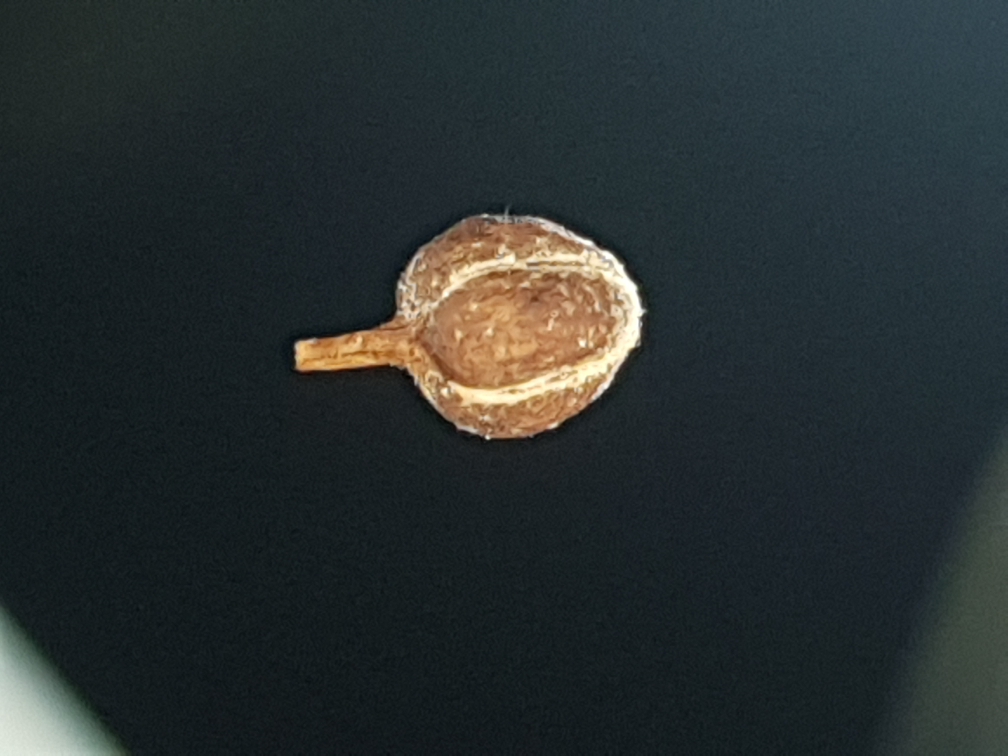
#> input picture images_example/1.jpg, 4032 x 3024 px (shown at 1/4 size); its folder holds 4 pictures in this run
$ python script_thesis.py   (older library calls are emulated)
#> lines starting #> are read from the running program, lines starting #| are printed output that depends on the picture

"""
Created on Sun Apr 26 23:36:59 2020

@author: HashiramaYaburi
"""


import cv2
import numpy as np
from math import radians
from math import sqrt
import PIL.ExifTags
import PIL.Image
from mpmath import cot
from matplotlib import pyplot as plt
from scipy.signal import convolve2d
from skimage import img_as_ubyte
import open3d as o3d
from open3d import *


def Kuwahara(original, winsize):
    image = original.copy()
    # make sure original is a numpy array
    #image = original.astype(np.float64)
    plt.imshow(image, interpolation='nearest')
    plt.show()
    # make sure window size is correct
    if winsize % 2 != 1:
        raise Exception(
            "Invalid winsize %s: winsize must follow formula: w = 4*n+1." % winsize)

    # Build subwindows
    tmpAvgKerRow = np.hstack(
        (np.ones((1, (winsize-1)//2+1)), np.zeros((1, (winsize-1)//2))))
    tmpPadder = np.zeros((1, winsize), dtype=int)
    tmpavgker = np.tile(tmpAvgKerRow, ((winsize-1)//2 + 1, 1))
    tmpavgker = np.vstack((tmpavgker, np.tile(tmpPadder, ((winsize-1)//2, 1))))
    tmpavgker = tmpavgker/np.sum(tmpavgker)

    # tmpavgker is a 'north-west' subwindow (marked as 'a' above)
    # we build a vector of convolution kernels for computing average and
    # variance
    avgker = np.empty((4, winsize, winsize))  # make an empty vector of arrays
    avgker[0] = tmpavgker			# North-west (a)
    avgker[1] = np.fliplr(tmpavgker)  # North-east (b)
    avgker[3] = np.flipud(tmpavgker)  # South-west (c)
    avgker[2] = np.fliplr(avgker[3])  # South-east (d)

    # Create a pixel-by-pixel square of the image
    squaredImg = image**2

    # preallocate these arrays to make it apparently %15 faster
    avgs = np.zeros([4, image.shape[0], image.shape[1]])
    stddevs = np.zeros([4, image.shape[0], image.shape[1]])

    # Calculation of averages and variances on subwindows
    for k in range(4):
        avgs[k] = convolve2d(image, avgker[k], mode='same')
        stddevs[k] = convolve2d(squaredImg, avgker[k], mode='same')
        stddevs[k] = stddevs[k] - avgs[k]**2

    # Choice of index with minimum variance
    # returns index of subwindow with smallest variance
    indices = np.argmin(stddevs, axis=0)

    # print(indices)

    # Building the filtered image (with nested for loops)
    filtered = np.zeros(original.shape)
    for row in range(original.shape[0]):
        for col in range(original.shape[1]):
            filtered[row, col] = avgs[indices[row, col], row, col]

    return filtered

# Function to create point cloud file


# [19 lines left out: function create_output, not called in this run]


def drawlines(img1, img2, lines, pts1, pts2):
    ''' img1 - image on which we draw the epilines for the points in img2
        lines - corresponding epilines '''
    r, c = img1.shape
    img1 = cv2.cvtColor(img1, cv2.COLOR_GRAY2BGR)
    img2 = cv2.cvtColor(img2, cv2.COLOR_GRAY2BGR)
    for r, pt1, pt2 in zip(lines, pts1, pts2):
        color = tuple(np.random.randint(0, 255, 3).tolist())
        x0, y0 = map(int, [0, -r[2]/r[1]])
        x1, y1 = map(int, [c, -(r[2]+r[0]*c)/r[1]])
        img1 = cv2.line(img1, (x0, y0), (x1, y1), color, 1)
        img1 = cv2.circle(img1, tuple(pt1), 5, color, -1)
        img2 = cv2.circle(img2, tuple(pt2), 5, color, -1)
    return img1, img2


# Function to create point cloud file
# [31 lines left out: functions pixel_coord_np, create_output, not called in this run]

#== Parameters =======================================================================
BLUR = 21
CANNY_THRESH_1 = 10
CANNY_THRESH_2 = 200
MASK_DILATE_ITER = 10
MASK_ERODE_ITER = 10
MASK_COLOR = (0.0,0.0,1.0) # In BGR format
# [46 lines left out: function edge_detection, not called in this run]

window_size = 15
i = 1
count = 1
while i < 7:
    j=i+1
    while j < 7:
        imgL = cv2.imread("./images_example/%d.jpg" % i)  # load left and right images
#> imgL is the input picture: shape (3024, 4032, 3); mean B, G, R 48, 47.5, 40.4
        imgR = cv2.imread("./images_example/%d.jpg" % j)
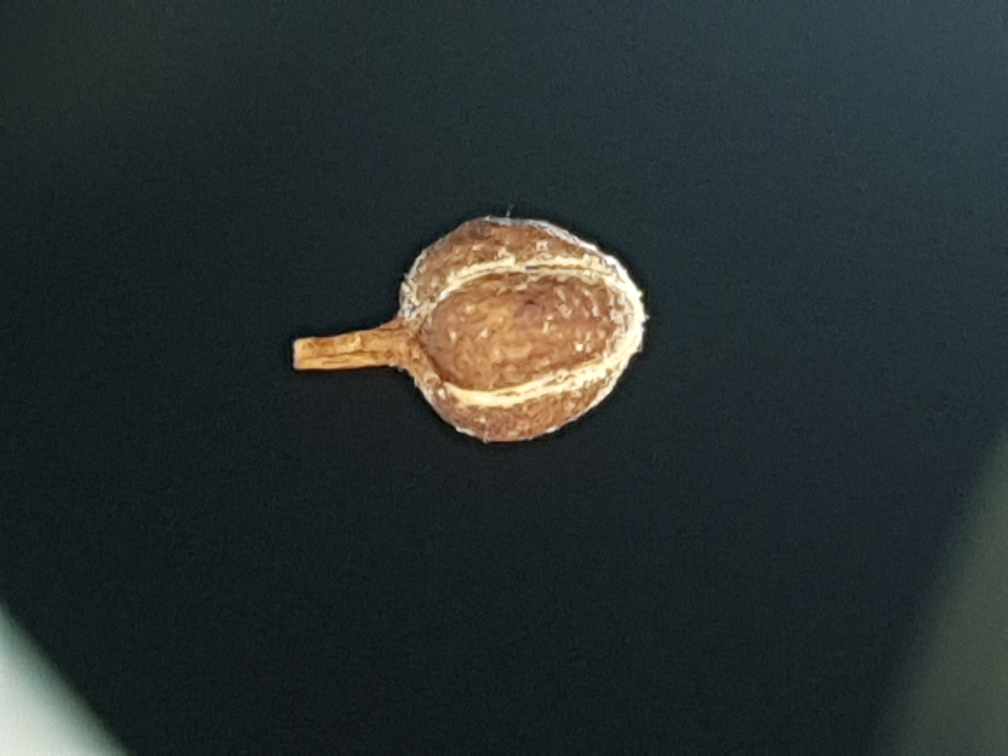
#> input picture images_example/2.jpg, 4032 x 3024 px (shown at 1/4 size)
#> imgR is the input picture: shape (3024, 4032, 3); mean B, G, R 48.4, 48.5, 41.6
        h, w, c = imgL.shape
#> h = 3024; w = 4032; c = 3
        dim = (w//4, h//4)
#> dim = (1008, 756)
        #dim = (w,h)
        # resize image
        resized = cv2.resize(imgL, dim, interpolation=cv2.INTER_AREA)
        colored_resized = cv2.resize(imgL, dim, interpolation=cv2.INTER_AREA)
        gray = cv2.cvtColor(resized, cv2.COLOR_BGR2GRAY)
        filtered = Kuwahara(gray, 3)
#> in Kuwahara, `indices = np.argmin(stddevs, axis=0)`:
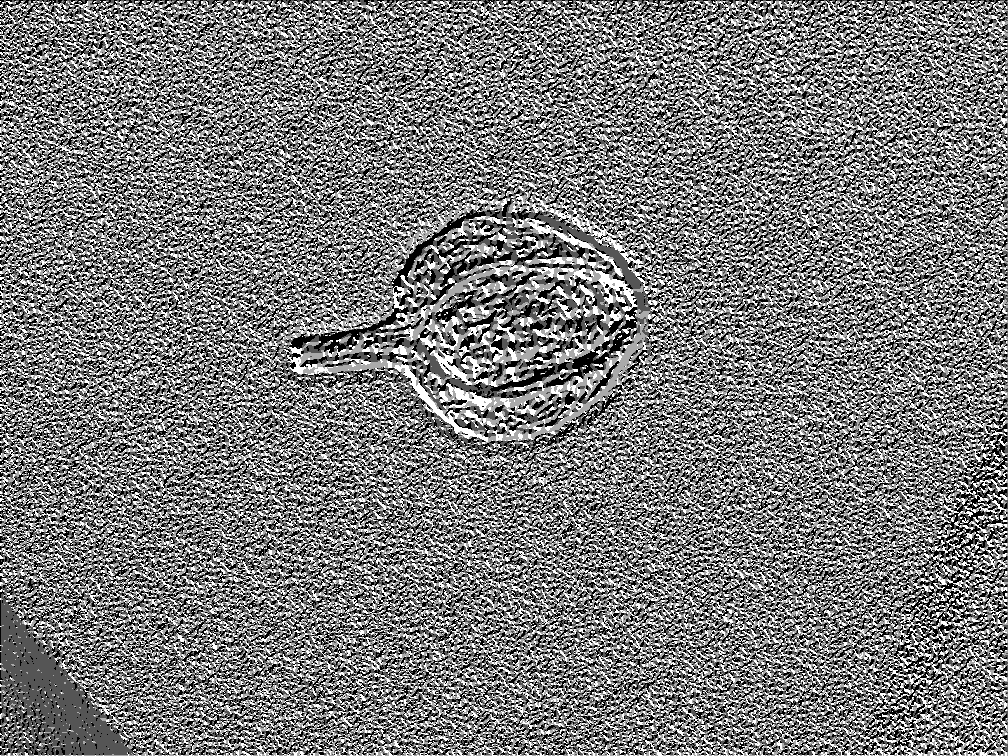
#> indices: shape (756, 1008) int64; min 0, max 3, mean 1.44; drawn with min black and max white
        plt.imshow(filtered, interpolation='nearest')
        plt.show()

        img = cv2.normalize(src=filtered, dst=None, alpha=0,
                            beta=255, norm_type=cv2.NORM_MINMAX, dtype=cv2.CV_8U)

        #img = edge_detection(img)
        orb = cv2.ORB_create(nfeatures=100)
        # Find keypoints and descriptors directly
        keypoints, descriptors = orb.detectAndCompute(img, None)
#> keypoints = 100 keypoints; strongest (x, y, size): (487, 438, 31), (299, 343, 92.6), (297, 344, 111.1), (296, 346, 77.1)
        img_2 = cv2.drawKeypoints(img, keypoints, None)
        plt.imshow(img_2), plt.show()

        # resize image
        resized = cv2.resize(imgR, dim, interpolation=cv2.INTER_AREA)
        gray = cv2.cvtColor(resized, cv2.COLOR_BGR2GRAY)
        filtered = Kuwahara(gray, 3)
        plt.imshow(filtered, interpolation='nearest')
        plt.show()

        img_3 = cv2.normalize(src=filtered, dst=None, alpha=0,
                              beta=255, norm_type=cv2.NORM_MINMAX, dtype=cv2.CV_8U)

        #img_3 = edge_detection(img_3)
        # Find keypoints and descriptors directly
        keypoints2, descriptors2 = orb.detectAndCompute(img_3, None)
#> keypoints2 = 100 keypoints; strongest (x, y, size): (294, 343, 77.1), (641, 292, 44.6), (639, 292, 53.6), (296, 340, 92.6)
        img_4 = cv2.drawKeypoints(img_3, keypoints2, None)
        plt.imshow(img_4),plt.show()

        bf = cv2.BFMatcher(cv2.NORM_HAMMING, crossCheck=True)
        # Match descriptors.
        matches = bf.match(descriptors,descriptors2)
#> matches = 46 matches
        # Sort them in the order of their distance.
        matches = sorted(matches, key = lambda x:x.distance)
        # Draw first 10 matches.
        img_5 = cv2.drawMatches(img_2,keypoints,img_4,keypoints2,matches[:10],None,flags=cv2.DrawMatchesFlags_NOT_DRAW_SINGLE_POINTS)
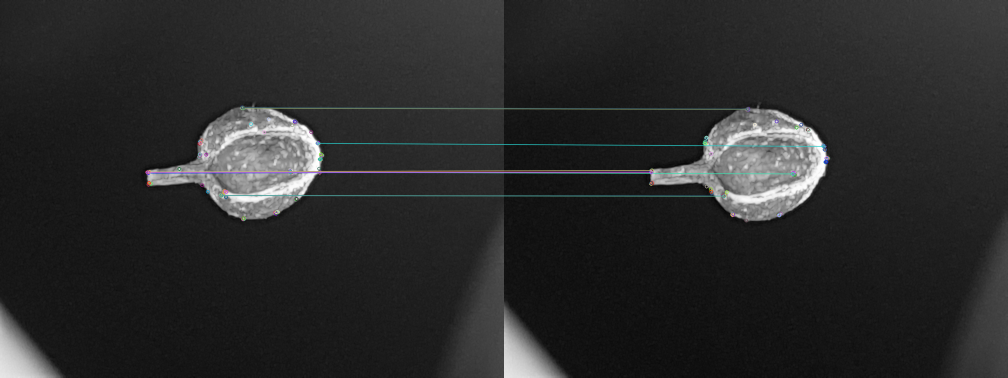
#> img_5: shape (756, 2016, 3) (shown at 1/2 size); mean of channels 0, 1, 2 42.3, 42.2, 41.9; drawn as B, G, R
        plt.imshow(img_5),plt.show()

        img_points1 = []
        img_points2 = []

        # Recuperamos las coordenadas de los puntos en correspondencias:
        for match in matches:
            img_points1.append(keypoints[match.queryIdx].pt)
            img_points2.append(keypoints2[match.trainIdx].pt)
#> this loop made 46 passes
#> after the loop, img_points1 = 46 pairs, first value 293.8 to 644, second value 214.6 to 437.9; img_points2 = 46 pairs, first value 293.6 to 648, second value 217.4 to 440.6

        img_points1 = np.array(img_points1, dtype=np.int32)
#> img_points1 = 46 pairs, first value 293 to 644, second value 214 to 437
        img_points2 = np.array(img_points2, dtype=np.int32)
#> img_points2 = 46 pairs, first value 293 to 648, second value 217 to 440

        F, mask = cv2.findFundamentalMat(img_points1, img_points2, cv2.RANSAC)
#> F = [[1.73e-05, 0.000778, -0.359], [-0.000798, 1.36e-05, 0.264], [0.354, -0.266, 1]]; mask = 46 values, max 1 at index 0, min 0 at index 34, mean 0.913
        print("Fundamental Matrix")
        print(F)
#| [[ 1.73428835e-05  7.78173490e-04 -3.59296744e-01]
#|  [-7.97992649e-04  1.36008967e-05  2.63524463e-01]
#|  [ 3.54329946e-01 -2.65870906e-01  1.00000000e+00]]

        # eliminate outliers
        img_points1 = img_points1[mask.ravel() == 1]
#> img_points1 = 42 pairs, first value 293 to 644, second value 214 to 437
        img_points2 = img_points2[mask.ravel() == 1]
#> img_points2 = 42 pairs, first value 293 to 648, second value 217 to 440

        E, mask = cv2.findEssentialMat(
            img_points1, img_points2, F, method=cv2.RANSAC, prob=0.999, threshold=3.0)
#> E = [[4.31e-10, 1.05e-08, -0.667], [-1.11e-08, 1.65e-10, 0.235], [0.667, -0.235, 5.83e-10]]; mask = 42 values, max 1 at index 0, min 0 at index 37, mean 0.976

        # POSE RECOVERY #
        points, R, t, mask = cv2.recoverPose(E, img_points1, img_points2)
#> points = 28; R = [[1, -0.000628, 6.36e-10], [0.000628, 1, -6.73e-10], [-6.36e-10, 6.74e-10, 1]]; t = [0.332, 0.943, 1.55e-08]; mask = 42 values, max 255 at index 0, min 0 at index 1, mean 170
        #anglesBetweenImages = rotationMatrixToEulerAngles(R)

        print("Essential matrix")
        print(E)
#| [[ 4.30993827e-10  1.04759626e-08 -6.66918419e-01]
#|  [-1.10746811e-08  1.65166446e-10  2.34988982e-01]
#|  [ 6.66770655e-01 -2.35407931e-01  5.82621078e-10]]

        H, status = cv2.findHomography(img_points1, img_points2, cv2.RANSAC, 5.0)
#> H = [[0.976, -0.0232, 11.75], [0.0065, 0.991, -2.23], [-4.16e-05, 1.81e-05, 1]]; status = 42 values, max 1 at index 0, min 0 at index 37, mean 0.976
        H2, status2 = cv2.findHomography(img_points2, img_points1, cv2.RANSAC, 5.0)
#> H2 = [[1.02, 0.0251, -12.13], [-0.00679, 1.01, 2.34], [4.23e-05, -1.56e-05, 1]]; status2 has the same summary as status

        # Find epilines corresponding to points in right image (second image) and
        # drawing its lines on left image
        lines1 = cv2.computeCorrespondEpilines(img_points2.reshape(-1, 1, 2), 2, F)
#> lines1 = 42 rows, first 8: [0.422, 0.907, -554.4], [0.934, -0.358, -152.7], [0.932, -0.361, -151.1], [0.853, 0.521, -525.2], [0.524, 0.851, -564], [0.491, 0.871, -561.7], [0.524, 0.851, -564], [0.941, -0.338, -164.4]
        lines1 = lines1.reshape(-1, 3)
        img5, img6 = drawlines(img, img_3, lines1, img_points1, img_points2)
#> the loop in drawlines, `for r, pt1, pt2 in zip(lines, pts1, pts2):` made 42 passes
#> (r, pt1, pt2, color, y0, y1) on passes 1 to 9: ([0.422, 0.907, -554.4], [580, 343], [577, 347], (172, 47, 117), 611, 142), ([0.934, -0.358, -152.7], [293, 343], [293, 342], (192, 67, 251), -425, 2199), ([0.932, -0.361, -151.1], [296, 345], [293, 343], (195, 103, 9), -418, 2183), ([0.853, 0.521, -525.2], [483, 216], [486, 218], (211, 21, 242), 1007, -643), ([0.524, 0.851, -564], [442, 390], [439, 391], (36, 87, 70), 662, 41), ([0.491, 0.871, -561.7], [634, 286], [638, 292], (216, 88, 140), 644, 76), ([0.524, 0.851, -564], [442, 390], [439, 391], (58, 193, 230), 662, 41), ([0.941, -0.338, -164.4], [298, 343], [295, 340], (39, 87, 174), -485, 2317), ([0.854, 0.52, -524.7], [485, 214], [486, 217], (88, 81, 165), 1010, -647)
#> (r, pt2, color, y0, y1) on passes 10, 22: ([0.934, -0.357, -153.8], [294, 344], (25, 77, 72), -431, 2209), ([0.938, 0.347, -474.7], [400, 286], (114, 183, 28), 1366, -1354)
#> after the loop in drawlines, `for r, pt1, pt2 in zip(lines, pts1, pts2):`: img1: shape (756, 1008, 3); mean B, G, R 45.6, 46.1, 46.1
#> after the loop in drawlines, `for r, pt1, pt2 in zip(lines, pts1, pts2):`:
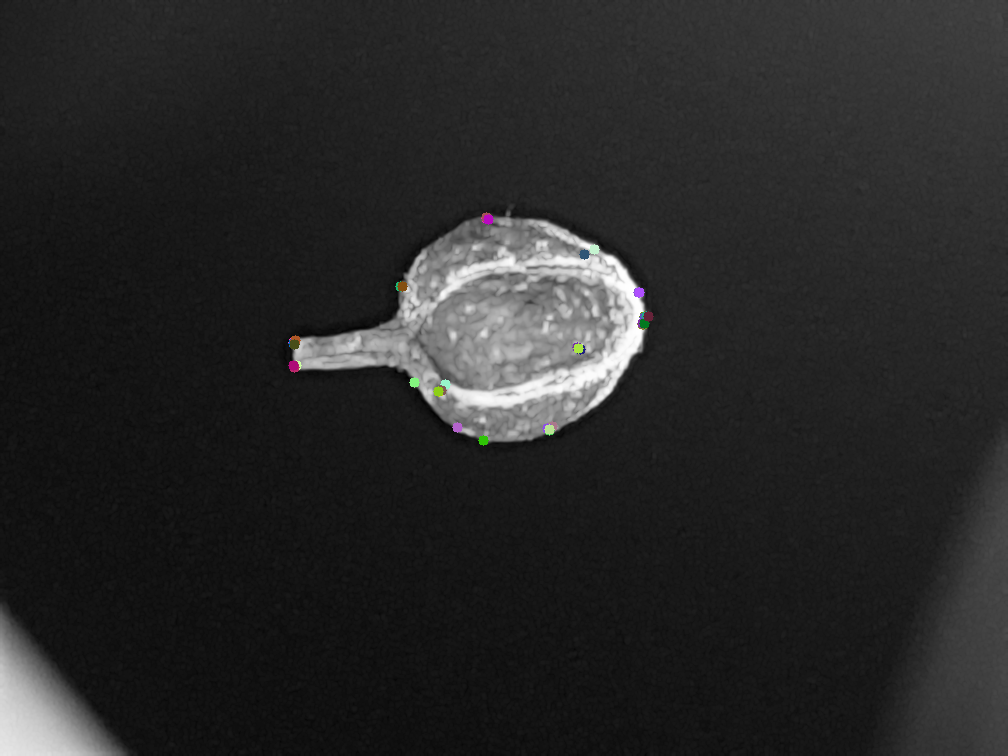
#> img2: shape (756, 1008, 3); mean B, G, R 39.7, 39.8, 39.8

        # Find epilines corresponding to points in left image (first image) and
        # drawing its lines on right image
        lines2 = cv2.computeCorrespondEpilines(img_points1.reshape(-1, 1, 2), 1, F)
#> lines2 = 42 rows, first 8: [-0.39, -0.921, 545.7], [-0.93, 0.366, 145.2], [-0.937, 0.35, 154.8], [-0.838, -0.545, 525.9], [-0.498, -0.867, 557.5], [-0.466, -0.885, 554.9], [-0.498, -0.867, 557.5], [-0.944, 0.329, 166.7]
        lines2 = lines2.reshape(-1, 3)
        img3, img4 = drawlines(img_3, img, lines2, img_points2, img_points1)
#> the loop in drawlines (call 2), `for r, pt1, pt2 in zip(lines, pts1, pts2):` made 42 passes
#> (r, pt1, pt2, color, y0, y1) on passes 1 to 9: ([-0.39, -0.921, 545.7], [577, 347], [580, 343], (49, 69, 169), 592, 166), ([-0.93, 0.366, 145.2], [293, 342], [293, 343], (163, 192, 95), -396, 2163), ([-0.937, 0.35, 154.8], [293, 343], [296, 345], (197, 94, 0), -442, 2256), ([-0.838, -0.545, 525.9], [486, 218], [483, 216], (113, 178, 36), 964, -584), ([-0.498, -0.867, 557.5], [439, 391], [442, 390], (162, 48, 93), 642, 64), ([-0.466, -0.885, 554.9], [638, 292], [634, 286], (131, 98, 42), 627, 95), ([-0.498, -0.867, 557.5], [439, 391], [442, 390], (205, 112, 231), 642, 64), ([-0.944, 0.329, 166.7], [295, 340], [298, 343], (149, 201, 127), -506, 2386), ([-0.837, -0.547, 526.4], [486, 217], [485, 214], (0, 138, 114), 961, -579)
#> (r, pt2, color, y0, y1) on passes 10, 22: ([-0.932, 0.362, 147.8], [294, 344], (43, 186, 127), -408, 2187), ([-0.929, -0.371, 477.2], [400, 286], (38, 19, 174), 1287, -1238)
#> after the loop in drawlines (call 2), `for r, pt1, pt2 in zip(lines, pts1, pts2):`:
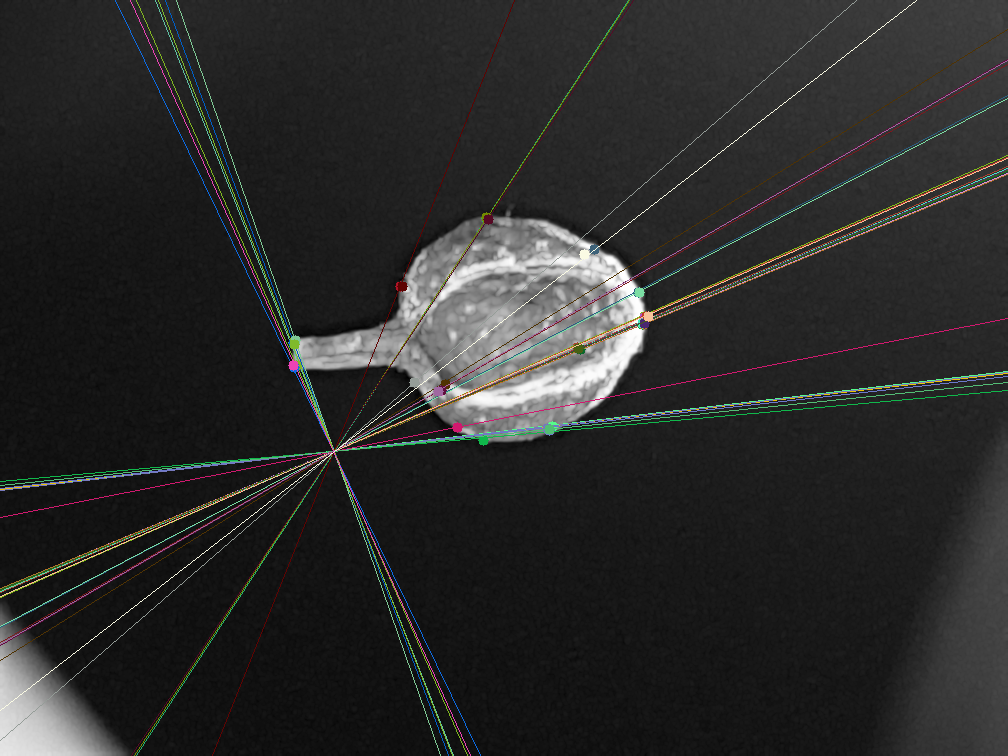
#> img1: shape (756, 1008, 3); mean B, G, R 41.7, 42.4, 42.3
#> after the loop in drawlines (call 2), `for r, pt1, pt2 in zip(lines, pts1, pts2):`:
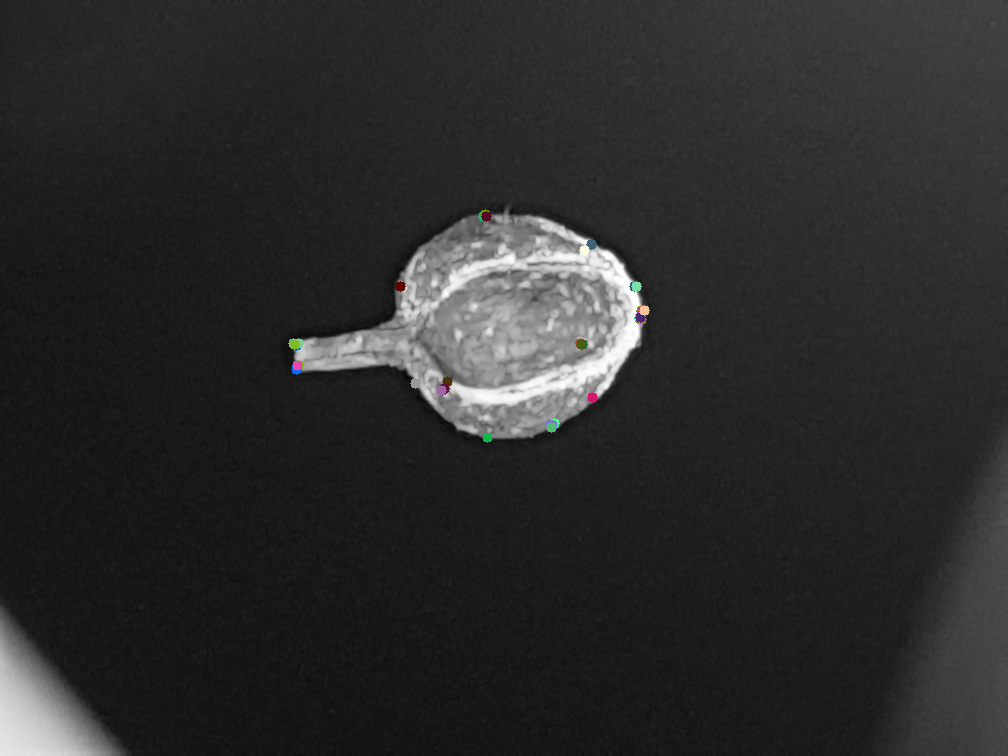
#> img2: shape (756, 1008, 3); mean B, G, R 43.4, 43.4, 43.4

        plt.subplot(121), plt.imshow(img5)
        plt.subplot(122), plt.imshow(img3)
        plt.show()
#> figure, not shown here; B, G, R data is drawn as R, G, B

        points1r = img_points1.reshape((img_points1.shape[0] * 2, 1))
#> points1r = 84 values, max 644 at index 58, min 214 at index 17, mean 422.4
        points2r = img_points2.reshape((img_points2.shape[0] * 2, 1))
#> points2r = 84 values, max 648 at index 58, min 217 at index 17, mean 422.4

#> (the run stopped early here; a loop or call above may not have finished)
